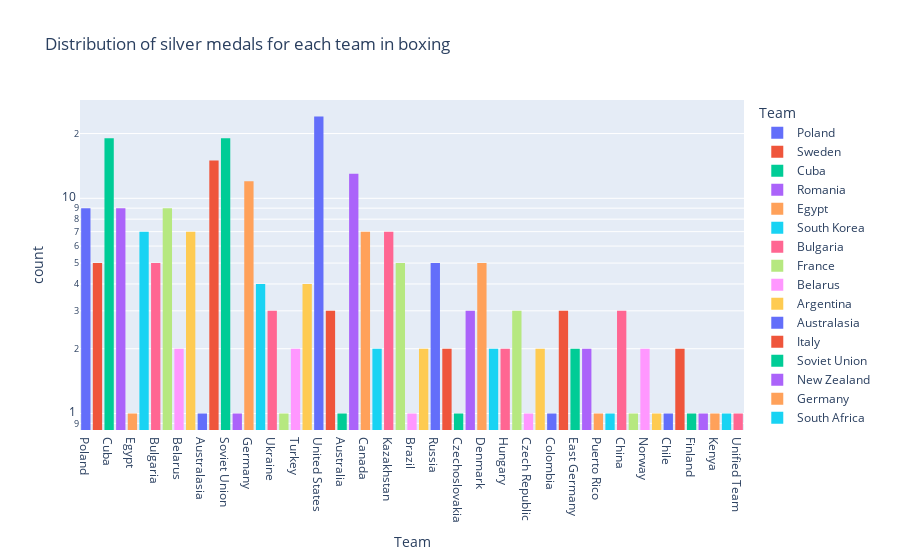

Notebook source saved alongside this figure:
### Code cell
# plot the distribution of silver medals for each team
fig = px.histogram(
    df_boxing_silver,
    x="Team",
    log_y=True,
    color="Team",
    title="Distribution of silver medals for each team in boxing",
    labels={"Team": "Team", "count": "Number of silver medals"},
)
fig.show()

### Figure 1 — Plotly figure (JSON) as saved in the notebook; plotly's stock layout.template omitted (floating-point values rounded to 4 significant figures)
{"data": [{"alignmentgroup": "True", "bingroup": "x", "hovertemplate": "Team=%{x}<br>count=%{y}<extra></extra>", "legendgroup": "Poland", "marker": {"color": "#636efa", "pattern": {"shape": ""}}, "name": "Poland", "offsetgroup": "Poland", "orientation": "v", "showlegend": true, "type": "histogram", "x": ["Poland", "Poland", "Poland", "Poland", "Poland", "Poland", "Poland", "Poland", "Poland"], "xaxis": "x", "yaxis": "y"}, {"alignmentgroup": "True", "bingroup": "x", "hovertemplate": "Team=%{x}<br>count=%{y}<extra></extra>", "legendgroup": "Sweden", "marker": {"color": "#EF553B", "pattern": {"shape": ""}}, "name": "Sweden", "offsetgroup": "Sweden", "orientation": "v", "showlegend": true, "type": "histogram", "x": ["Sweden", "Sweden", "Sweden", "Sweden", "Sweden"], "xaxis": "x", "yaxis": "y"}, {"alignmentgroup": "True", "bingroup": "x", "hovertemplate": "Team=%{x}<br>count=%{y}<extra></extra>", "legendgroup": "Cuba", "marker": {"color": "#00cc96", "pattern": {"shape": ""}}, "name": "Cuba", "offsetgroup": "Cuba", "orientation": "v", "showlegend": true, "type": "histogram", "x": ["Cuba", "Cuba", "Cuba", "Cuba", "Cuba", "Cuba", "Cuba", "Cuba", "Cuba", "Cuba", "Cuba", "Cuba", "Cuba", "Cuba", "Cuba", "Cuba", "Cuba", "Cuba", "Cuba"], "xaxis": "x", "yaxis": "y"}, {"alignmentgroup": "True", "bingroup": "x", "hovertemplate": "Team=%{x}<br>count=%{y}<extra></extra>", "legendgroup": "Romania", "marker": {"color": "#ab63fa", "pattern": {"shape": ""}}, "name": "Romania", "offsetgroup": "Romania", "orientation": "v", "showlegend": true, "type": "histogram", "x": ["Romania", "Romania", "Romania", "Romania", "Romania", "Romania", "Romania", "Romania", "Romania"], "xaxis": "x", "yaxis": "y"}, {"alignmentgroup": "True", "bingroup": "x", "hovertemplate": "Team=%{x}<br>count=%{y}<extra></extra>", "legendgroup": "Egypt", "marker": {"color": "#FFA15A", "pattern": {"shape": ""}}, "name": "Egypt", "offsetgroup": "Egypt", "orientation": "v", "showlegend": true, "type": "histogram", "x": ["Egypt"], "xaxis": "x", "yaxis": "y"}, {"alignmentgroup": "True", "bingroup": "x", "hovertemplate": "Team=%{x}<br>count=%{y}<extra></extra>", "legendgroup": "South Korea", "marker": {"color": "#19d3f3", "pattern": {"shape": ""}}, "name": "South Korea", "offsetgroup": "South Korea", "orientation": "v", "showlegend": true, "type": "histogram", "x": ["South Korea", "South Korea", "South Korea", "South Korea", "South Korea", "South Korea", "South Korea"], "xaxis": "x", "yaxis": "y"}, {"alignmentgroup": "True", "bingroup": "x", "hovertemplate": "Team=%{x}<br>count=%{y}<extra></extra>", "legendgroup": "Bulgaria", "marker": {"color": "#FF6692", "pattern": {"shape": ""}}, "name": "Bulgaria", "offsetgroup": "Bulgaria", "orientation": "v", "showlegend": true, "type": "histogram", "x": ["Bulgaria", "Bulgaria", "Bulgaria", "Bulgaria", "Bulgaria"], "xaxis": "x", "yaxis": "y"}, {"alignmentgroup": "True", "bingroup": "x", "hovertemplate": "Team=%{x}<br>count=%{y}<extra></extra>", "legendgroup": "France", "marker": {"color": "#B6E880", "pattern": {"shape": ""}}, "name": "France", "offsetgroup": "France", "orientation": "v", "showlegend": true, "type": "histogram", "x": ["France", "France", "France", "France", "France", "France", "France", "France", "France"], "xaxis": "x", "yaxis": "y"}, {"alignmentgroup": "True", "bingroup": "x", "hovertemplate": "Team=%{x}<br>count=%{y}<extra></extra>", "legendgroup": "Belarus", "marker": {"color": "#FF97FF", "pattern": {"shape": ""}}, "name": "Belarus", "offsetgroup": "Belarus", "orientation": "v", "showlegend": true, "type": "histogram", "x": ["Belarus", "Belarus"], "xaxis": "x", "yaxis": "y"}, {"alignmentgroup": "True", "bingroup": "x", "hovertemplate": "Team=%{x}<br>count=%{y}<extra></extra>", "legendgroup": "Argentina", "marker": {"color": "#FECB52", "pattern": {"shape": ""}}, "name": "Argentina", "offsetgroup": "Argentina", "orientation": "v", "showlegend": true, "type": "histogram", "x": ["Argentina", "Argentina", "Argentina", "Argentina", "Argentina", "Argentina", "Argentina"], "xaxis": "x", "yaxis": "y"}, {"alignmentgroup": "True", "bingroup": "x", "hovertemplate": "Team=%{x}<br>count=%{y}<extra></extra>", "legendgroup": "Australasia", "marker": {"color": "#636efa", "pattern": {"shape": ""}}, "name": "Australasia", "offsetgroup": "Australasia", "orientation": "v", "showlegend": true, "type": "histogram", "x": ["Australasia"], "xaxis": "x", "yaxis": "y"}, {"alignmentgroup": "True", "bingroup": "x", "hovertemplate": "Team=%{x}<br>count=%{y}<extra></extra>", "legendgroup": "Italy", "marker": {"color": "#EF553B", "pattern": {"shape": ""}}, "name": "Italy", "offsetgroup": "Italy", "orientation": "v", "showlegend": true, "type": "histogram", "x": ["Italy", "Italy", "Italy", "Italy", "Italy", "Italy", "Italy", "Italy", "Italy", "Italy", "Italy", "Italy", "Italy", "Italy", "Italy"], "xaxis": "x", "yaxis": "y"}, {"alignmentgroup": "True", "bingroup": "x", "hovertemplate": "Team=%{x}<br>count=%{y}<extra></extra>", "legendgroup": "Soviet Union", "marker": {"color": "#00cc96", "pattern": {"shape": ""}}, "name": "Soviet Union", "offsetgroup": "Soviet Union", "orientation": "v", "showlegend": true, "type": "histogram", "x": ["Soviet Union", "Soviet Union", "Soviet Union", "Soviet Union", "Soviet Union", "Soviet Union", "Soviet Union", "Soviet Union", "Soviet Union", "Soviet Union", "Soviet Union", "Soviet Union", "Soviet Union", "Soviet Union", "Soviet Union", "Soviet Union", "Soviet Union", "Soviet Union", "Soviet Union"], "xaxis": "x", "yaxis": "y"}, {"alignmentgroup": "True", "bingroup": "x", "hovertemplate": "Team=%{x}<br>count=%{y}<extra></extra>", "legendgroup": "New Zealand", "marker": {"color": "#ab63fa", "pattern": {"shape": ""}}, "name": "New Zealand", "offsetgroup": "New Zealand", "orientation": "v", "showlegend": true, "type": "histogram", "x": ["New Zealand"], "xaxis": "x", "yaxis": "y"}, {"alignmentgroup": "True", "bingroup": "x", "hovertemplate": "Team=%{x}<br>count=%{y}<extra></extra>", "legendgroup": "Germany", "marker": {"color": "#FFA15A", "pattern": {"shape": ""}}, "name": "Germany", "offsetgroup": "Germany", "orientation": "v", "showlegend": true, "type": "histogram", "x": ["Germany", "Germany", "Germany", "Germany", "Germany", "Germany", "Germany", "Germany", "Germany", "Germany", "Germany", "Germany"], "xaxis": "x", "yaxis": "y"}, {"alignmentgroup": "True", "bingroup": "x", "hovertemplate": "Team=%{x}<br>count=%{y}<extra></extra>", "legendgroup": "South Africa", "marker": {"color": "#19d3f3", "pattern": {"shape": ""}}, "name": "South Africa", "offsetgroup": "South Africa", "orientation": "v", "showlegend": true, "type": "histogram", "x": ["South Africa", "South Africa", "South Africa", "South Africa"], "xaxis": "x", "yaxis": "y"}, {"alignmentgroup": "True", "bingroup": "x", "hovertemplate": "Team=%{x}<br>count=%{y}<extra></extra>", "legendgroup": "Ukraine", "marker": {"color": "#FF6692", "pattern": {"shape": ""}}, "name": "Ukraine", "offsetgroup": "Ukraine", "orientation": "v", "showlegend": true, "type": "histogram", "x": ["Ukraine", "Ukraine", "Ukraine"], "xaxis": "x", "yaxis": "y"}, {"alignmentgroup": "True", "bingroup": "x", "hovertemplate": "Team=%{x}<br>count=%{y}<extra></extra>", "legendgroup": "Cameroon", "marker": {"color": "#B6E880", "pattern": {"shape": ""}}, "name": "Cameroon", "offsetgroup": "Cameroon", "orientation": "v", "showlegend": true, "type": "histogram", "x": ["Cameroon"], "xaxis": "x", "yaxis": "y"}, {"alignmentgroup": "True", "bingroup": "x", "hovertemplate": "Team=%{x}<br>count=%{y}<extra></extra>", "legendgroup": "Turkey", "marker": {"color": "#FF97FF", "pattern": {"shape": ""}}, "name": "Turkey", "offsetgroup": "Turkey", "orientation": "v", "showlegend": true, "type": "histogram", "x": ["Turkey", "Turkey"], "xaxis": "x", "yaxis": "y"}, {"alignmentgroup": "True", "bingroup": "x", "hovertemplate": "Team=%{x}<br>count=%{y}<extra></extra>", "legendgroup": "Thailand", "marker": {"color": "#FECB52", "pattern": {"shape": ""}}, "name": "Thailand", "offsetgroup": "Thailand", "orientation": "v", "showlegend": true, "type": "histogram", "x": ["Thailand", "Thailand", "Thailand", "Thailand"], "xaxis": "x", "yaxis": "y"}, {"alignmentgroup": "True", "bingroup": "x", "hovertemplate": "Team=%{x}<br>count=%{y}<extra></extra>", "legendgroup": "United States", "marker": {"color": "#636efa", "pattern": {"shape": ""}}, "name": "United States", "offsetgroup": "United States", "orientation": "v", "showlegend": true, "type": "histogram", "x": ["United States", "United States", "United States", "United States", "United States", "United States", "United States", "United States", "United States", "United States", "United States", "United States", "United States", "United States", "United States", "United States", "United States", "United States", "United States", "United States", "United States", "United States", "United States", "United States"], "xaxis": "x", "yaxis": "y"}, {"alignmentgroup": "True", "bingroup": "x", "hovertemplate": "Team=%{x}<br>count=%{y}<extra></extra>", "legendgroup": "Mexico", "marker": {"color": "#EF553B", "pattern": {"shape": ""}}, "name": "Mexico", "offsetgroup": "Mexico", "orientation": "v", "showlegend": true, "type": "histogram", "x": ["Mexico", "Mexico", "Mexico"], "xaxis": "x", "yaxis": "y"}, {"alignmentgroup": "True", "bingroup": "x", "hovertemplate": "Team=%{x}<br>count=%{y}<extra></extra>", "legendgroup": "Australia", "marker": {"color": "#00cc96", "pattern": {"shape": ""}}, "name": "Australia", "offsetgroup": "Australia", "orientation": "v", "showlegend": true, "type": "histogram", "x": ["Australia"], "xaxis": "x", "yaxis": "y"}, {"alignmentgroup": "True", "bingroup": "x", "hovertemplate": "Team=%{x}<br>count=%{y}<extra></extra>", "legendgroup": "Great Britain", "marker": {"color": "#ab63fa", "pattern": {"shape": ""}}, "name": "Great Britain", "offsetgroup": "Great Britain", "orientation": "v", "showlegend": true, "type": "histogram", "x": ["Great Britain", "Great Britain", "Great Britain", "Great Britain", "Great Britain", "Great Britain", "Great Britain", "Great Britain", "Great Britain", "Great Britain", "Great Britain", "Great Britain", "Great Britain"], "xaxis": "x", "yaxis": "y"}, {"alignmentgroup": "True", "bingroup": "x", "hovertemplate": "Team=%{x}<br>count=%{y}<extra></extra>", "legendgroup": "Canada", "marker": {"color": "#FFA15A", "pattern": {"shape": ""}}, "name": "Canada", "offsetgroup": "Canada", "orientation": "v", "showlegend": true, "type": "histogram", "x": ["Canada", "Canada", "Canada", "Canada", "Canada", "Canada", "Canada"], "xaxis": "x", "yaxis": "y"}, {"alignmentgroup": "True", "bingroup": "x", "hovertemplate": "Team=%{x}<br>count=%{y}<extra></extra>", "legendgroup": "Netherlands", "marker": {"color": "#19d3f3", "pattern": {"shape": ""}}, "name": "Netherlands", "offsetgroup": "Netherlands", "orientation": "v", "showlegend": true, "type": "histogram", "x": ["Netherlands", "Netherlands"], "xaxis": "x", "yaxis": "y"}, {"alignmentgroup": "True", "bingroup": "x", "hovertemplate": "Team=%{x}<br>count=%{y}<extra></extra>", "legendgroup": "Kazakhstan", "marker": {"color": "#FF6692", "pattern": {"shape": ""}}, "name": "Kazakhstan", "offsetgroup": "Kazakhstan", "orientation": "v", "showlegend": true, "type": "histogram", "x": ["Kazakhstan", "Kazakhstan", "Kazakhstan", "Kazakhstan", "Kazakhstan", "Kazakhstan", "Kazakhstan"], "xaxis": "x", "yaxis": "y"}, {"alignmentgroup": "True", "bingroup": "x", "hovertemplate": "Team=%{x}<br>count=%{y}<extra></extra>", "legendgroup": "Ireland", "marker": {"color": "#B6E880", "pattern": {"shape": ""}}, "name": "Ireland", "offsetgroup": "Ireland", "orientation": "v", "showlegend": true, "type": "histogram", "x": ["Ireland", "Ireland", "Ireland", "Ireland", "Ireland"], "xaxis": "x", "yaxis": "y"}, {"alignmentgroup": "True", "bingroup": "x", "hovertemplate": "Team=%{x}<br>count=%{y}<extra></extra>", "legendgroup": "Brazil", "marker": {"color": "#FF97FF", "pattern": {"shape": ""}}, "name": "Brazil", "offsetgroup": "Brazil", "orientation": "v", "showlegend": true, "type": "histogram", "x": ["Brazil"], "xaxis": "x", "yaxis": "y"}, {"alignmentgroup": "True", "bingroup": "x", "hovertemplate": "Team=%{x}<br>count=%{y}<extra></extra>", "legendgroup": "Venezuela", "marker": {"color": "#FECB52", "pattern": {"shape": ""}}, "name": "Venezuela", "offsetgroup": "Venezuela", "orientation": "v", "showlegend": true, "type": "histogram", "x": ["Venezuela", "Venezuela"], "xaxis": "x", "yaxis": "y"}, {"alignmentgroup": "True", "bingroup": "x", "hovertemplate": "Team=%{x}<br>count=%{y}<extra></extra>", "legendgroup": "Russia", "marker": {"color": "#636efa", "pattern": {"shape": ""}}, "name": "Russia", "offsetgroup": "Russia", "orientation": "v", "showlegend": true, "type": "histogram", "x": ["Russia", "Russia", "Russia", "Russia", "Russia"], "xaxis": "x", "yaxis": "y"}, {"alignmentgroup": "True", "bingroup": "x", "hovertemplate": "Team=%{x}<br>count=%{y}<extra></extra>", "legendgroup": "Uzbekistan", "marker": {"color": "#EF553B", "pattern": {"shape": ""}}, "name": "Uzbekistan", "offsetgroup": "Uzbekistan", "orientation": "v", "showlegend": true, "type": "histogram", "x": ["Uzbekistan", "Uzbekistan"], "xaxis": "x", "yaxis": "y"}, {"alignmentgroup": "True", "bingroup": "x", "hovertemplate": "Team=%{x}<br>count=%{y}<extra></extra>", "legendgroup": "Czechoslovakia", "marker": {"color": "#00cc96", "pattern": {"shape": ""}}, "name": "Czechoslovakia", "offsetgroup": "Czechoslovakia", "orientation": "v", "showlegend": true, "type": "histogram", "x": ["Czechoslovakia"], "xaxis": "x", "yaxis": "y"}, {"alignmentgroup": "True", "bingroup": "x", "hovertemplate": "Team=%{x}<br>count=%{y}<extra></extra>", "legendgroup": "Nigeria", "marker": {"color": "#ab63fa", "pattern": {"shape": ""}}, "name": "Nigeria", "offsetgroup": "Nigeria", "orientation": "v", "showlegend": true, "type": "histogram", "x": ["Nigeria", "Nigeria", "Nigeria"], "xaxis": "x", "yaxis": "y"}, {"alignmentgroup": "True", "bingroup": "x", "hovertemplate": "Team=%{x}<br>count=%{y}<extra></extra>", "legendgroup": "Denmark", "marker": {"color": "#FFA15A", "pattern": {"shape": ""}}, "name": "Denmark", "offsetgroup": "Denmark", "orientation": "v", "showlegend": true, "type": "histogram", "x": ["Denmark", "Denmark", "Denmark", "Denmark", "Denmark"], "xaxis": "x", "yaxis": "y"}, {"alignmentgroup": "True", "bingroup": "x", "hovertemplate": "Team=%{x}<br>count=%{y}<extra></extra>", "legendgroup": "Yugoslavia", "marker": {"color": "#19d3f3", "pattern": {"shape": ""}}, "name": "Yugoslavia", "offsetgroup": "Yugoslavia", "orientation": "v", "showlegend": true, "type": "histogram", "x": ["Yugoslavia", "Yugoslavia"], "xaxis": "x", "yaxis": "y"}, {"alignmentgroup": "True", "bingroup": "x", "hovertemplate": "Team=%{x}<br>count=%{y}<extra></extra>", "legendgroup": "Hungary", "marker": {"color": "#FF6692", "pattern": {"shape": ""}}, "name": "Hungary", "offsetgroup": "Hungary", "orientation": "v", "showlegend": true, "type": "histogram", "x": ["Hungary", "Hungary"], "xaxis": "x", "yaxis": "y"}, {"alignmentgroup": "True", "bingroup": "x", "hovertemplate": "Team=%{x}<br>count=%{y}<extra></extra>", "legendgroup": "North Korea", "marker": {"color": "#B6E880", "pattern": {"shape": ""}}, "name": "North Korea", "offsetgroup": "North Korea", "orientation": "v", "showlegend": true, "type": "histogram", "x": ["North Korea", "North Korea", "North Korea"], "xaxis": "x", "yaxis": "y"}, {"alignmentgroup": "True", "bingroup": "x", "hovertemplate": "Team=%{x}<br>count=%{y}<extra></extra>", "legendgroup": "Czech Republic", "marker": {"color": "#FF97FF", "pattern": {"shape": ""}}, "name": "Czech Republic", "offsetgroup": "Czech Republic", "orientation": "v", "showlegend": true, "type": "histogram", "x": ["Czech Republic"], "xaxis": "x", "yaxis": "y"}, {"alignmentgroup": "True", "bingroup": "x", "hovertemplate": "Team=%{x}<br>count=%{y}<extra></extra>", "legendgroup": "Spain", "marker": {"color": "#FECB52", "pattern": {"shape": ""}}, "name": "Spain", "offsetgroup": "Spain", "orientation": "v", "showlegend": true, "type": "histogram", "x": ["Spain", "Spain"], "xaxis": "x", "yaxis": "y"}, {"alignmentgroup": "True", "bingroup": "x", "hovertemplate": "Team=%{x}<br>count=%{y}<extra></extra>", "legendgroup": "Colombia", "marker": {"color": "#636efa", "pattern": {"shape": ""}}, "name": "Colombia", "offsetgroup": "Colombia", "orientation": "v", "showlegend": true, "type": "histogram", "x": ["Colombia"], "xaxis": "x", "yaxis": "y"}, {"alignmentgroup": "True", "bingroup": "x", "hovertemplate": "Team=%{x}<br>count=%{y}<extra></extra>", "legendgroup": "Uganda", "marker": {"color": "#EF553B", "pattern": {"shape": ""}}, "name": "Uganda", "offsetgroup": "Uganda", "orientation": "v", "showlegend": true, "type": "histogram", "x": ["Uganda", "Uganda", "Uganda"], "xaxis": "x", "yaxis": "y"}, {"alignmentgroup": "True", "bingroup": "x", "hovertemplate": "Team=%{x}<br>count=%{y}<extra></extra>", "legendgroup": "East Germany", "marker": {"color": "#00cc96", "pattern": {"shape": ""}}, "name": "East Germany", "offsetgroup": "East Germany", "orientation": "v", "showlegend": true, "type": "histogram", "x": ["East Germany", "East Germany"], "xaxis": "x", "yaxis": "y"}, {"alignmentgroup": "True", "bingroup": "x", "hovertemplate": "Team=%{x}<br>count=%{y}<extra></extra>", "legendgroup": "Mongolia", "marker": {"color": "#ab63fa", "pattern": {"shape": ""}}, "name": "Mongolia", "offsetgroup": "Mongolia", "orientation": "v", "showlegend": true, "type": "histogram", "x": ["Mongolia", "Mongolia"], "xaxis": "x", "yaxis": "y"}, {"alignmentgroup": "True", "bingroup": "x", "hovertemplate": "Team=%{x}<br>count=%{y}<extra></extra>", "legendgroup": "Puerto Rico", "marker": {"color": "#FFA15A", "pattern": {"shape": ""}}, "name": "Puerto Rico", "offsetgroup": "Puerto Rico", "orientation": "v", "showlegend": true, "type": "histogram", "x": ["Puerto Rico"], "xaxis": "x", "yaxis": "y"}, {"alignmentgroup": "True", "bingroup": "x", "hovertemplate": "Team=%{x}<br>count=%{y}<extra></extra>", "legendgroup": "Ghana", "marker": {"color": "#19d3f3", "pattern": {"shape": ""}}, "name": "Ghana", "offsetgroup": "Ghana", "orientation": "v", "showlegend": true, "type": "histogram", "x": ["Ghana"], "xaxis": "x", "yaxis": "y"}, {"alignmentgroup": "True", "bingroup": "x", "hovertemplate": "Team=%{x}<br>count=%{y}<extra></extra>", "legendgroup": "China", "marker": {"color": "#FF6692", "pattern": {"shape": ""}}, "name": "China", "offsetgroup": "China", "orientation": "v", "showlegend": true, "type": "histogram", "x": ["China", "China", "China"], "xaxis": "x", "yaxis": "y"}, {"alignmentgroup": "True", "bingroup": "x", "hovertemplate": "Team=%{x}<br>count=%{y}<extra></extra>", "legendgroup": "Azerbaijan", "marker": {"color": "#B6E880", "pattern": {"shape": ""}}, "name": "Azerbaijan", "offsetgroup": "Azerbaijan", "orientation": "v", "showlegend": true, "type": "histogram", "x": ["Azerbaijan"], "xaxis": "x", "yaxis": "y"}, {"alignmentgroup": "True", "bingroup": "x", "hovertemplate": "Team=%{x}<br>count=%{y}<extra></extra>", "legendgroup": "Norway", "marker": {"color": "#FF97FF", "pattern": {"shape": ""}}, "name": "Norway", "offsetgroup": "Norway", "orientation": "v", "showlegend": true, "type": "histogram", "x": ["Norway", "Norway"], "xaxis": "x", "yaxis": "y"}, {"alignmentgroup": "True", "bingroup": "x", "hovertemplate": "Team=%{x}<br>count=%{y}<extra></extra>", "legendgroup": "Estonia", "marker": {"color": "#FECB52", "pattern": {"shape": ""}}, "name": "Estonia", "offsetgroup": "Estonia", "orientation": "v", "showlegend": true, "type": "histogram", "x": ["Estonia"], "xaxis": "x", "yaxis": "y"}, {"alignmentgroup": "True", "bingroup": "x", "hovertemplate": "Team=%{x}<br>count=%{y}<extra></extra>", "legendgroup": "Chile", "marker": {"color": "#636efa", "pattern": {"shape": ""}}, "name": "Chile", "offsetgroup": "Chile", "orientation": "v", "showlegend": true, "type": "histogram", "x": ["Chile"], "xaxis": "x", "yaxis": "y"}, {"alignmentgroup": "True", "bingroup": "x", "hovertemplate": "Team=%{x}<br>count=%{y}<extra></extra>", "legendgroup": "Philippines", "marker": {"color": "#EF553B", "pattern": {"shape": ""}}, "name": "Philippines", "offsetgroup": "Philippines", "orientation": "v", "showlegend": true, "type": "histogram", "x": ["Philippines", "Philippines"], "xaxis": "x", "yaxis": "y"}, {"alignmentgroup": "True", "bingroup": "x", "hovertemplate": "Team=%{x}<br>count=%{y}<extra></extra>", "legendgroup": "Finland", "marker": {"color": "#00cc96", "pattern": {"shape": ""}}, "name": "Finland", "offsetgroup": "Finland", "orientation": "v", "showlegend": true, "type": "histogram", "x": ["Finland"], "xaxis": "x", "yaxis": "y"}, {"alignmentgroup": "True", "bingroup": "x", "hovertemplate": "Team=%{x}<br>count=%{y}<extra></extra>", "legendgroup": "Belgium", "marker": {"color": "#ab63fa", "pattern": {"shape": ""}}, "name": "Belgium", "offsetgroup": "Belgium", "orientation": "v", "showlegend": true, "type": "histogram", "x": ["Belgium"], "xaxis": "x", "yaxis": "y"}, {"alignmentgroup": "True", "bingroup": "x", "hovertemplate": "Team=%{x}<br>count=%{y}<extra></extra>", "legendgroup": "Kenya", "marker": {"color": "#FFA15A", "pattern": {"shape": ""}}, "name": "Kenya", "offsetgroup": "Kenya", "orientation": "v", "showlegend": true, "type": "histogram", "x": ["Kenya"], "xaxis": "x", "yaxis": "y"}, {"alignmentgroup": "True", "bingroup": "x", "hovertemplate": "Team=%{x}<br>count=%{y}<extra></extra>", "legendgroup": "Tonga", "marker": {"color": "#19d3f3", "pattern": {"shape": ""}}, "name": "Tonga", "offsetgroup": "Tonga", "orientation": "v", "showlegend": true, "type": "histogram", "x": ["Tonga"], "xaxis": "x", "yaxis": "y"}, {"alignmentgroup": "True", "bingroup": "x", "hovertemplate": "Team=%{x}<br>count=%{y}<extra></extra>", "legendgroup": "Unified Team", "marker": {"color": "#FF6692", "pattern": {"shape": ""}}, "name": "Unified Team", "offsetgroup": "Unified Team", "orientation": "v", "showlegend": true, "type": "histogram", "x": ["Unified Team"], "xaxis": "x", "yaxis": "y"}], "layout": {"barmode": "relative", "legend": {"title": {"text": "Team"}, "tracegroupgap": 0}, "title": {"text": "Distribution of silver medals for each team in boxing"}, "xaxis": {"anchor": "y", "categoryarray": ["Poland", "Sweden", "Cuba", "Romania", "Egypt", "South Korea", "Bulgaria", "France", "Belarus", "Argentina", "Australasia", "Italy", "Soviet Union", "New Zealand", "Germany", "South Africa", "Ukraine", "Cameroon", "Turkey", "Thailand", "United States", "Mexico", "Australia", "Great Britain", "Canada", "Netherlands", "Kazakhstan", "Ireland", "Brazil", "Venezuela", "Russia", "Uzbekistan", "Czechoslovakia", "Nigeria", "Denmark", "Yugoslavia", "Hungary", "North Korea", "Czech Republic", "Spain", "Colombia", "Uganda", "East Germany", "Mongolia", "Puerto Rico", "Ghana", "China", "Azerbaijan", "Norway", "Estonia", "Chile", "Philippines", "Finland", "Belgium", "Kenya", "Tonga", "Unified Team"], "categoryorder": "array", "domain": [0, 1], "title": {"text": "Team"}}, "yaxis": {"anchor": "x", "domain": [0, 1], "title": {"text": "count"}, "type": "log"}}}
